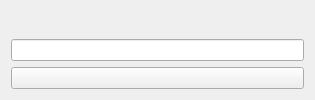
<?xml version="1.0" encoding="UTF-8"?>
<ui version="4.0">
 <class>Form</class>
 <widget class="QWidget" name="Form">
  <property name="geometry">
   <rect>
    <x>0</x>
    <y>0</y>
    <width>315</width>
    <height>100</height>
   </rect>
  </property>
  <property name="windowTitle">
   <string>Form</string>
  </property>
  <layout class="QVBoxLayout" name="verticalLayout">
   <item>
    <widget class="PyDMLabel" name="PyDMLabel">
     <property name="toolTip">
      <string/>
     </property>
     <property name="channel" stdset="0">
      <string>ca://MTEST:String</string>
     </property>
     <property name="displayFormat" stdset="0">
      <enum>PyDMLabel::String</enum>
     </property>
    </widget>
   </item>
   <item>
    <widget class="PyDMLineEdit" name="PyDMLineEdit">
     <property name="toolTip">
      <string/>
     </property>
     <property name="channel" stdset="0">
      <string>ca://MTEST:String</string>
     </property>
     <property name="displayFormat" stdset="0">
      <enum>PyDMLineEdit::String</enum>
     </property>
    </widget>
   </item>
   <item>
    <widget class="PyDMRelatedDisplayButton" name="PyDMRelatedDisplayButton">
     <property name="toolTip">
      <string/>
     </property>
     <property name="rules" stdset="0">
      <string>[{&quot;name&quot;: &quot;DynText&quot;, &quot;property&quot;: &quot;Text&quot;, &quot;expression&quot;: &quot;ch[0]&quot;, &quot;channels&quot;: [{&quot;channel&quot;: &quot;ca://MTEST:String&quot;, &quot;trigger&quot;: true}]}]</string>
     </property>
    </widget>
   </item>
  </layout>
 </widget>
 <customwidgets>
  <customwidget>
   <class>PyDMLabel</class>
   <extends>QLabel</extends>
   <header>pydm.widgets.label</header>
  </customwidget>
  <customwidget>
   <class>PyDMLineEdit</class>
   <extends>QLineEdit</extends>
   <header>pydm.widgets.line_edit</header>
  </customwidget>
  <customwidget>
   <class>PyDMRelatedDisplayButton</class>
   <extends>QPushButton</extends>
   <header>pydm.widgets.related_display_button</header>
  </customwidget>
 </customwidgets>
 <resources/>
 <connections/>
</ui>
